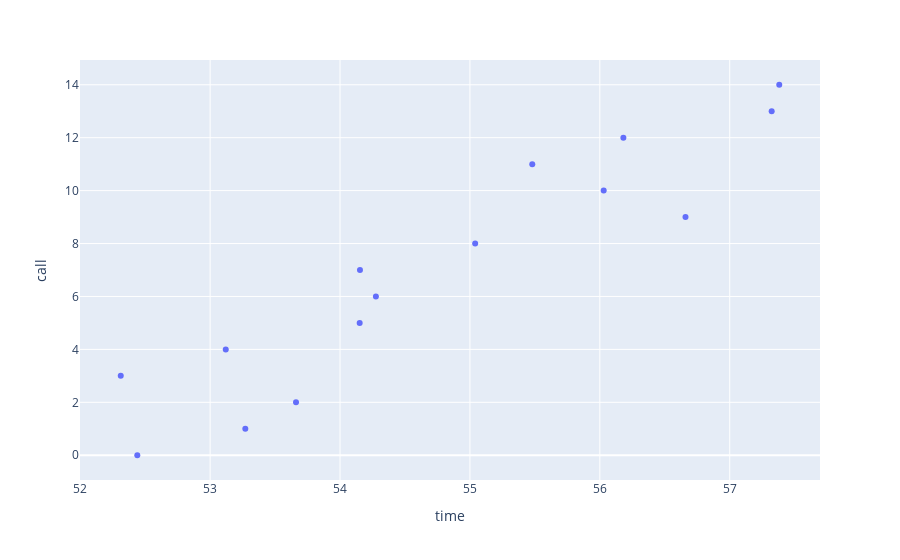

Source (notebook cell):
### Code cell
px.scatter(
    res_df,
    x='time',
    y='call',
    labels={
        'x': 'Call time (s)',
        'y': 'Call number'
    }
    )

### Figure 1 — Plotly figure (JSON) as saved in the notebook; plotly's stock layout.template omitted (floating-point values rounded to 4 significant figures)
{"data": [{"hovertemplate": "time=%{x}<br>call=%{y}<extra></extra>", "legendgroup": "", "marker": {"color": "#636efa", "symbol": "circle"}, "mode": "markers", "name": "", "orientation": "v", "showlegend": false, "type": "scatter", "x": [52.44, 53.27, 53.66, 52.31, 53.12, 54.15, 54.28, 54.15, 55.04, 56.66, 56.03, 55.48, 56.18, 57.32, 57.38], "xaxis": "x", "y": [0, 1, 2, 3, 4, 5, 6, 7, 8, 9, 10, 11, 12, 13, 14], "yaxis": "y"}], "layout": {"legend": {"tracegroupgap": 0}, "margin": {"t": 60}, "xaxis": {"anchor": "y", "domain": [0, 1], "title": {"text": "time"}}, "yaxis": {"anchor": "x", "domain": [0, 1], "title": {"text": "call"}}}}
